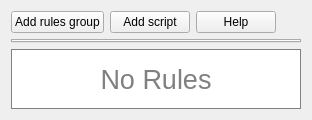
        <widget class="QWidget" name="tabRules">
         <property name="sizePolicy">
          <sizepolicy hsizetype="Preferred" vsizetype="Preferred">
           <horstretch>0</horstretch>
           <verstretch>0</verstretch>
          </sizepolicy>
         </property>
         <property name="accessibleName">
          <string>TAB_RULES_FOR_ORDERS</string>
         </property>
         <attribute name="title">
          <string>Rules</string>
         </attribute>
         <layout class="QGridLayout" name="gridLayout_5">
          <item row="1" column="0" colspan="5">
           <widget class="QTabWidget" name="rulesTabs">
            <property name="contextMenuPolicy">
             <enum>Qt::DefaultContextMenu</enum>
            </property>
            <property name="currentIndex">
             <number>-1</number>
            </property>
            <property name="documentMode">
             <bool>false</bool>
            </property>
            <property name="tabsClosable">
             <bool>true</bool>
            </property>
            <property name="movable">
             <bool>true</bool>
            </property>
           </widget>
          </item>
          <item row="0" column="0">
           <widget class="QPushButton" name="buttonAddRuleGroup">
            <property name="sizePolicy">
             <sizepolicy hsizetype="Preferred" vsizetype="Fixed">
              <horstretch>0</horstretch>
              <verstretch>0</verstretch>
             </sizepolicy>
            </property>
            <property name="accessibleName">
             <string>ADD_RULES_GROUP</string>
            </property>
            <property name="text">
             <string>Add rules group</string>
            </property>
           </widget>
          </item>
          <item row="0" column="4">
           <layout class="QGridLayout" name="gridLayout_36">
            <property name="leftMargin">
             <number>0</number>
            </property>
            <property name="spacing">
             <number>0</number>
            </property>
           </layout>
          </item>
          <item row="0" column="3">
           <spacer name="horizontalSpacer_4">
            <property name="orientation">
             <enum>Qt::Horizontal</enum>
            </property>
            <property name="sizeHint" stdset="0">
             <size>
              <width>13</width>
              <height>20</height>
             </size>
            </property>
           </spacer>
          </item>
          <item row="2" column="0" colspan="5">
           <widget class="QLabel" name="rulesNoMessage">
            <property name="sizePolicy">
             <sizepolicy hsizetype="Preferred" vsizetype="Expanding">
              <horstretch>0</horstretch>
              <verstretch>0</verstretch>
             </sizepolicy>
            </property>
            <property name="minimumSize">
             <size>
              <width>60</width>
              <height>60</height>
             </size>
            </property>
            <property name="font">
             <font>
              <pointsize>20</pointsize>
             </font>
            </property>
            <property name="accessibleName">
             <string>RULE_NOITEMS</string>
            </property>
            <property name="styleSheet">
             <string notr="true">border: 1px solid gray; background: white; color: gray</string>
            </property>
            <property name="text">
             <string>No Rules</string>
            </property>
            <property name="alignment">
             <set>Qt::AlignCenter</set>
            </property>
            <property name="wordWrap">
             <bool>true</bool>
            </property>
            <property name="margin">
             <number>4</number>
            </property>
           </widget>
          </item>
          <item row="0" column="1">
           <widget class="QPushButton" name="buttonAddScript">
            <property name="sizePolicy">
             <sizepolicy hsizetype="Preferred" vsizetype="Fixed">
              <horstretch>0</horstretch>
              <verstretch>0</verstretch>
             </sizepolicy>
            </property>
            <property name="accessibleName">
             <string>ADD_SCRIPT</string>
            </property>
            <property name="text">
             <string>Add script</string>
            </property>
           </widget>
          </item>
          <item row="0" column="2">
           <widget class="QPushButton" name="helpButton">
            <property name="accessibleName">
             <string>HELP</string>
            </property>
            <property name="text">
             <string>Help</string>
            </property>
           </widget>
          </item>
         </layout>
        </widget>
